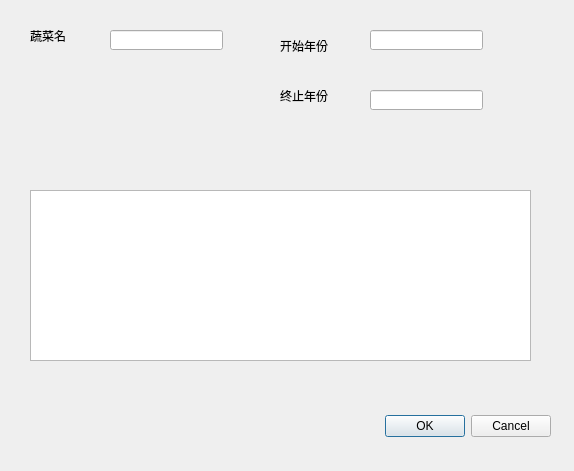
<?xml version="1.0" encoding="UTF-8"?>
<ui version="4.0">
 <class>exportYearDialog</class>
 <widget class="QDialog" name="exportYearDialog">
  <property name="geometry">
   <rect>
    <x>0</x>
    <y>0</y>
    <width>574</width>
    <height>471</height>
   </rect>
  </property>
  <property name="windowTitle">
   <string>Dialog</string>
  </property>
  <widget class="QDialogButtonBox" name="buttonBox">
   <property name="geometry">
    <rect>
     <x>210</x>
     <y>410</y>
     <width>341</width>
     <height>32</height>
    </rect>
   </property>
   <property name="orientation">
    <enum>Qt::Horizontal</enum>
   </property>
   <property name="standardButtons">
    <set>QDialogButtonBox::Cancel|QDialogButtonBox::Ok</set>
   </property>
  </widget>
  <widget class="QLabel" name="label">
   <property name="geometry">
    <rect>
     <x>30</x>
     <y>390</y>
     <width>171</width>
     <height>61</height>
    </rect>
   </property>
   <property name="text">
    <string/>
   </property>
  </widget>
  <widget class="QLabel" name="label_2">
   <property name="geometry">
    <rect>
     <x>280</x>
     <y>40</y>
     <width>54</width>
     <height>12</height>
    </rect>
   </property>
   <property name="text">
    <string>开始年份</string>
   </property>
  </widget>
  <widget class="QLineEdit" name="year">
   <property name="geometry">
    <rect>
     <x>370</x>
     <y>30</y>
     <width>113</width>
     <height>20</height>
    </rect>
   </property>
  </widget>
  <widget class="QTableView" name="tableView">
   <property name="geometry">
    <rect>
     <x>30</x>
     <y>190</y>
     <width>501</width>
     <height>171</height>
    </rect>
   </property>
  </widget>
  <widget class="QLabel" name="label_3">
   <property name="geometry">
    <rect>
     <x>280</x>
     <y>90</y>
     <width>54</width>
     <height>12</height>
    </rect>
   </property>
   <property name="text">
    <string>终止年份</string>
   </property>
  </widget>
  <widget class="QLineEdit" name="endYear">
   <property name="geometry">
    <rect>
     <x>370</x>
     <y>90</y>
     <width>113</width>
     <height>20</height>
    </rect>
   </property>
  </widget>
  <widget class="QLabel" name="label_4">
   <property name="geometry">
    <rect>
     <x>30</x>
     <y>30</y>
     <width>54</width>
     <height>12</height>
    </rect>
   </property>
   <property name="text">
    <string>蔬菜名</string>
   </property>
  </widget>
  <widget class="QLineEdit" name="vegName">
   <property name="geometry">
    <rect>
     <x>110</x>
     <y>30</y>
     <width>113</width>
     <height>20</height>
    </rect>
   </property>
  </widget>
 </widget>
 <resources/>
 <connections>
  <connection>
   <sender>buttonBox</sender>
   <signal>rejected()</signal>
   <receiver>exportYearDialog</receiver>
   <slot>reject()</slot>
   <hints>
    <hint type="sourcelabel">
     <x>316</x>
     <y>260</y>
    </hint>
    <hint type="destinationlabel">
     <x>286</x>
     <y>274</y>
    </hint>
   </hints>
  </connection>
 </connections>
</ui>
